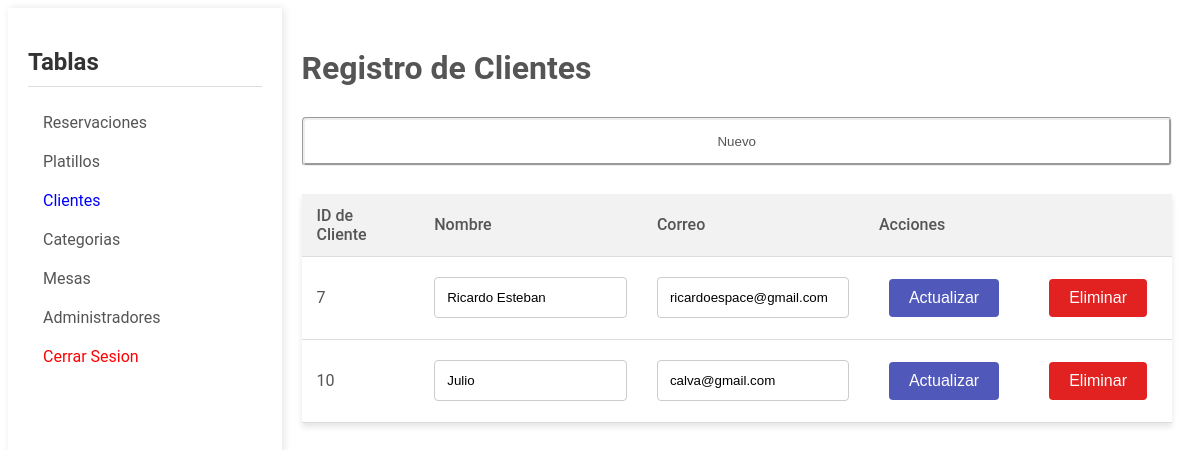
Page /admCliente.php (signed in) on the earlier database version.
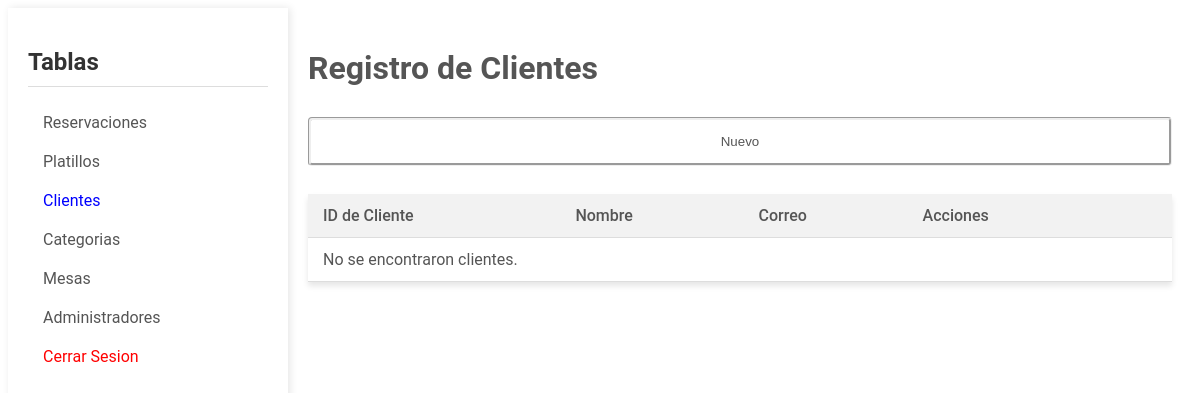
Same page on the later database version.
### tables this page shows
CREATE TABLE `cliente` (
  `idCliente` int(11) NOT NULL,
  `nombre` varchar(100) DEFAULT NULL,
  `correo` varchar(50) DEFAULT NULL
);

### dao/Database.php (called while the page is built, shortened)
<?php
class Database
{
    private static $instance = null;
    private function __construct()
    {
        $dsn = 'mysql:host=localhost;dbname=higal';
        $username = 'root';
        $password = '';
        $options = [
            PDO::ATTR_PERSISTENT => true,
            PDO::ATTR_ERRMODE => PDO::ERRMODE_EXCEPTION
        ];
        try {
            $this->pdo = new PDO($dsn, $username, $password, $options);
        } catch (PDOException $e) {
            echo 'Connection failed: ' . $e->getMessage();
        }
    }
    public static function getInstance()
    {
        if (self::$instance === null) {
            self::$instance = new Database();
        }
        return self::$instance->pdo;
    }
}

### dao/clienteDAO.php (called while the page is built, shortened)
<?php
require_once 'Database.php';
class ClienteDAO
{
    private $pdo;
    public function __construct()
    {
        $this->pdo = Database::getInstance();
    }
    public function obtenerClientes()
    {
        try {
            $sql = "SELECT idCliente, nombre, correo FROM cliente";
            $stmt = $this->pdo->prepare($sql);
            $stmt->execute();
            $datos = $stmt->fetchAll(PDO::FETCH_ASSOC);
            return $datos;
        } catch (PDOException $e) {
            echo "Error: " . $e->getMessage();
            return false;
        }
    }
}

### admCliente.php (the view, shortened to what this page needs)
<?php
include 'dao/clienteDAO.php';
?>
<!DOCTYPE html>
<html lang="es">
<head>
    <link rel="stylesheet" href="assets/css/adminPanel.css">
</head>
<body>
    <div class="container">
        <aside class="sidebar">
            <h2>Tablas</h2>
            <ul>
                <li><a href="admReservacion.php">Reservaciones</a></li>
                <li><a href="admPlatillo.php">Platillos</a></li>
                <li><a href="admCliente.php" style="color:blue;">Clientes</a></li>
                <li><a href="admCategoria.php">Categorias</a></li>
                <li><a href="admMesa.php">Mesas</a></li>
                <li><a href="admAdmin.php">Administradores</a></li>
                <li><a href="controller/sesionKiller.php" style="color:#ff0000;">Cerrar Sesion</a></li>
            </ul>
        </aside>
        <main class="content">
            <h1>Registro de Clientes</h1>
            <button onclick="mostrarFormulario()">Nuevo</button>
            <table>
                <thead>
                    <tr>
                        <th>ID de Cliente</th>
                        <th>Nombre</th>
                        <th>Correo</th>
                        <th>Acciones</th>
                        <th></th>
                    </tr>
                </thead>
                <tbody>
                    <?php
                    $clienteDAO = new ClienteDAO();
                    $datos = $clienteDAO->obtenerClientes();
                    if ($datos !== false && count($datos) > 0) {
                        foreach ($datos as $row) {
                            echo "
                        <tr>
                            <form action='controller/clienteLogic.php' method='post'>
                                <td><input type='hidden' name='idCliente' value='" . htmlspecialchars($row["idCliente"]) . "'>
                                    " . htmlspecialchars($row["idCliente"]) . "
                                </td>
                                <td><input type='text' name='nombre' value='" . htmlspecialchars($row["nombre"]) . "'></td>
                                <td><input type='email' name='correo' value='" . htmlspecialchars($row["correo"]) . "'></td>
                                <td>
                                    <input type='hidden' name='action' value='update'>
                                    <input type='submit' style='background-color: #5058ba; margin:10px; color: white; padding: 10px 20px; border: none; border-radius: 4px; cursor: pointer; font-size: 16px;' value='Actualizar'>
                                </td>
                            </form>
                            <td>
                                <form action='controller/clienteLogic.php' method='post'>
                                    <input type='hidden' name='idCliente' value='" . htmlspecialchars($row["idCliente"]) . "'>
                                    <input type='hidden' name='action' value='delete'>
                                    <input type='submit' style='background-color: #e22121; margin:10px; color: white; padding: 10px 20px; border: none; border-radius: 4px; cursor: pointer; font-size: 16px;' value='Eliminar'>
                                </form>
                            </td>
                        </tr>";
                        }
                    } else {
                        echo "<tr><td colspan='5'>No se encontraron clientes.</td></tr>";
                    }
                    ?>
                </tbody>
            </table>
        </main>
    </div>
</body>
</html>

### assets/css/adminPanel.css (style rules this page uses)
body { font-family: 'Roboto', sans-serif; color: #555; }
.container { display: flex; }
.sidebar { width: 240px; height: 100vh; background-color: #ffffff; box-shadow: 2px 0 8px rgba(0,0,0,0.1); overflow-y: auto; padding: 20px; }
.sidebar h2 { font-size: 24px; color: #333; border-bottom: 1px solid #ddd; padding-bottom: 10px; margin-bottom: 10px; }
.sidebar ul { list-style: none; padding: 0px; }
.sidebar ul li a { display: block; padding: 10px 15px; text-decoration: none; color: #555; font-size: 16px; transition: background-color 0.3s; }
.content { flex-grow: 1; padding: 20px; }
table { width: 100%; border-collapse: collapse; background-color: #fff; box-shadow: 0 4px 6px rgba(0, 0, 0, 0.1); margin-top: 20px; }
th, td { text-align: left; align-content: left; padding: 12px 15px; border-bottom: 1px solid #ddd; }
th { background-color: #f2f2f2; font-weight: 500; color: #555; text-align: left; }
button { width: 100%; background-color: #FFFFFF; color: #555; padding: 14px 20px; margin: 8px 0; border: groove; border-radius: 4px; cursor: pointer; }
input[type="text"], input[type="email"], input[type="number"], input[type="datetime-local"], input[type="password"], textarea, select { width: 100%; padding: 12px; margin: 8px 0; display: inline-block; border: 1px solid #ccc; border-radius: 4px; box-sizing: border-box; }

Differences in the rows shown:
removed cliente: idCliente "7", nombre "Ricardo Esteban", correo "ricardoespace@gmail.com"
removed cliente: idCliente "10", nombre "Julio", correo "calva@gmail.com"
Other differences:
text now shown: "No se encontraron clientes."
